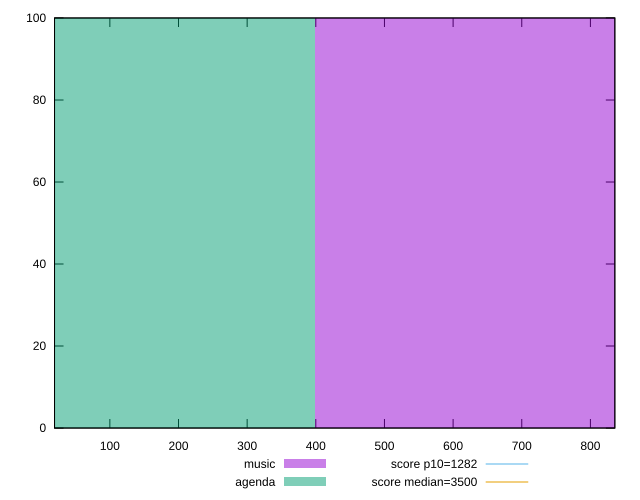

The gnuplot source for this figure:
reset

$music <<EOF
798.8295364847938 100
EOF

$agenda <<EOF
0 100
EOF

set key outside below
set boxwidth 798.8295364847938
set xrange [19.412:835.5639999999996]
set yrange [0:100]
set trange [0:100]
set style fill transparent solid 0.5 noborder

set parametric
set terminal svg size 640, 500 enhanced background rgb 'white'
set output "reports/report_00030_2021-02-24T20-42-31.540Z/bootup-time/comparison/histogram/0_vs_1.svg"

plot $music title "music" with boxes, \
     $agenda title "agenda" with boxes, \
     1282,t title "score p10=1282", \
     3500,t title "score median=3500"

reset
